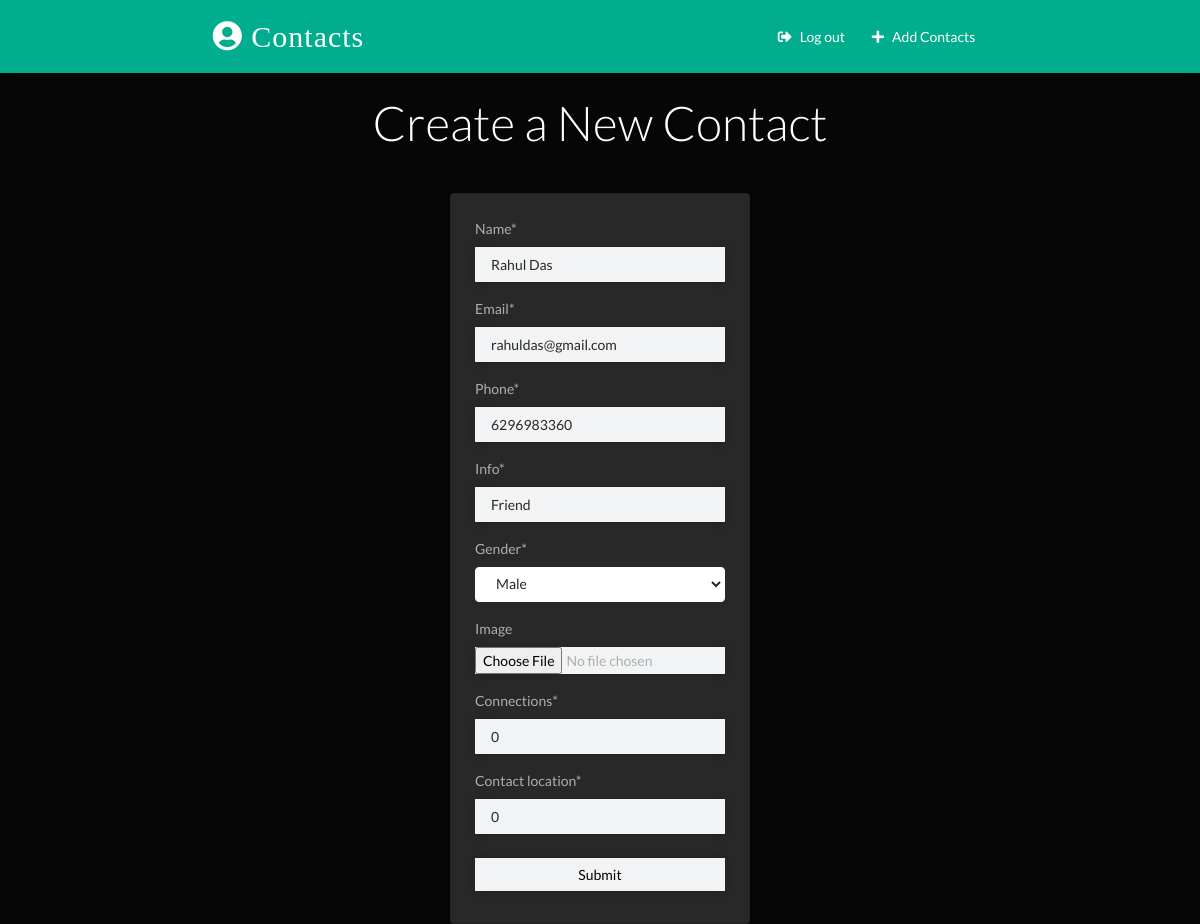
The app's page /contacts/update/4 (signed in) with its own data.
### contactapp/models.py (models this page shows, shortened)
class Contact(models.Model):
    manager = models.ForeignKey(User, on_delete=models.CASCADE, default=None)
    name = models.CharField(max_length=100)
    email = models.EmailField(max_length=100)
    phone = models.IntegerField()
    info = models.CharField(max_length=100)
    connections = models.IntegerField()
    contact_location = models.CharField(max_length=200)
    gender = models.CharField(max_length=100, choices=(
        ('male','Male'),
        ('female','Female'),
        ("non-binary", 'Non-Binary'),
        ("choose-not-to-self-identify", 'Choose Not To Self Identify')
    ))
    image = models.ImageField(upload_to='images/',blank=True)
    date_added = models.DateTimeField(default=datetime.now)
    class Meta:
        ordering = ['-id']

### contactapp/views.py (the view, shortened to what this page needs)
# urls.py: path('contacts/update/<int:pk>',views.ContactUpdateView.as_view(), name="update"),
class ContactUpdateView(LoginRequiredMixin, UpdateView):
    model = Contact
    template_name = 'create.html'
    fields = ['name','email','phone','info','gender','image', 'connections', 'contact_location']

### templates/create.html (shortened to what this page needs)
{% extends 'base.html' %}
{% load crispy_forms_tags %}
{% block content %}
<div class="container">
    <h2 class="heading font-weight-light text-center">Create a New Contact</h2>
    <hr>
</div>
<div class="container w-25 card p-4 mt-4">
    <form action="" method="POST" enctype="multipart/form-data">
    {{form|crispy}}
    <input type="submit" value="Submit" style="color:black" class="w-100 text-blue text-center my-2 btn btn-info">
    </form>
</div>
{% endblock content %}

### static/css/main.css (style rules this page uses)
:root { --back: #00ad8e; --girl: #00ad8e; --boy:#00ad8e; }
body { font-family: Lato, sans-serif; }
form { position: relative; }
input { border-radius: 0px !important; width: 250px; border: none !important; background-color: #f2f3f5 !important; box-shadow: 0 1px 8px 0 rgba(0, 0, 0, 0.2); }
.card { box-shadow: 0 4px 8px 0 rgba(0, 0, 0, 0.2); transition: 0.3s; min-width: 250px; box-sizing: border-box; }

### records on screen
Contact: name "Rahul Das", email "rahuldas@gmail.com", phone "6296983360", info "Friend", gender "Male", connections "0", contact_location "0"
